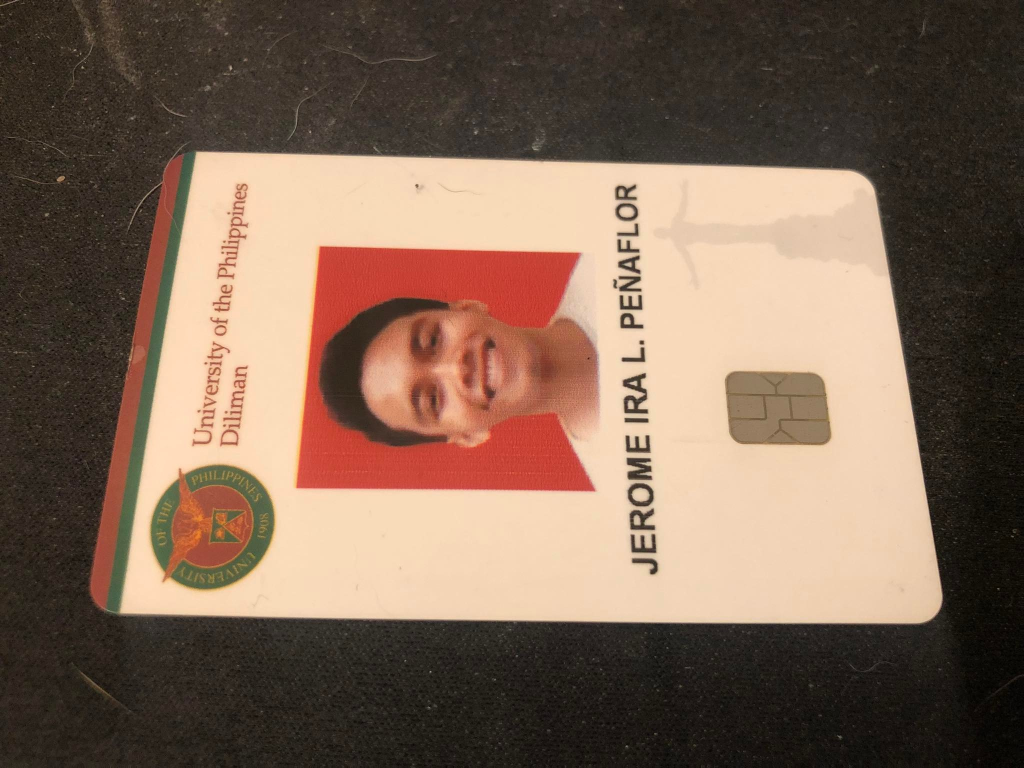
#> input picture test2.png, 2048 x 1536 px (shown at 1/2 size)
$ jupyter execute perspectiveCorrection_201905488.ipynb
#> lines starting #> are read from the running program, lines starting #| are printed output that depends on the picture
**Learning Objective:**
Learn how to apply linear mapping concepts on removing projective distortion

**Problem:**
When an image is taken by the camera, there is an inherent projective distortion. This makes rectangular objects appear distorted. However, this projective distortion can be reversed if we know the 3x3 matrix that maps from projective to affine (frontal no distortion).

Using our knowledge on linear mapping and least squares estimation, develop a program that will remove the projective distortion on a given image. Note that at least 4 pts on the target undistorted image must be known.

[cell 1]
import numpy as np
import cv2

[cell 2]
# function to get the four points of the distorted image clicked (by mouse) by the user
def selectSource(event, x, y, flags, param):
    global src, orig
    if event == cv2.EVENT_LBUTTONDOWN:
        if len(src) < 4:
            cv2.circle(orig , (x, y), 5, (255, 0, 0), -1)
            if len(src) > 0:
                cv2.line(orig, (x, y), (src[-1][0], src[-1][1]), (255, 0, 0), 3)
            src.append([x, y])

        if len(src) == 4:
            cv2.line(orig, (src[-1][0], src[-1][1]), (src[0][0], src[0][1]), (255, 0, 0), 3)

[cell 3]
# function to compute for the homography that maps from projective to affine
def getHomography(src, dst):
    A = []
    for i in range(0, len(src)):
        x, y = src[i][0], src[i][1]
        u, v = dst[i][0], dst[i][1]
        A.append([-x, -y, -1, 0, 0, 0, u * x, u * y, u])
        A.append([0, 0, 0, -x, -y, -1, v * x, v * y, v])
    lastRow = [0, 0, 0, 0, 0, 0, 0, 0, 1]
    A.append(lastRow)
    A = np.asarray(A)
    hvec = np.vstack(lastRow)
    H = np.matmul(np.linalg.inv(A), hvec)
    H = H.reshape(3,3)
    return H

[cell 4]
# function for image mapping (not used)
def projectiveToAffine(height, width, image, homography):

    #empty image
    transformed = np.zeros_like(image)

    for i in range(height):
        for j in range(width):
            k = np.array([i, j, 1])
            dst = np.dot(homography, k)
            dst = dst / dst[-1]
            i_dst, j_dst = round(dst[0]), round(dst[1])
            if 0 <= i_dst < height and 0 <= j_dst < width:
                transformed[i_dst, j_dst] = image[i, j]
    return transformed

**Main.** Change the *'test1.png'* to the filename of the distorted image *(should be on the same folder as this program)* of your choice. The program reads and displays this input image from the user. From there, select the section of the image you want to map to affine by clicking four points **_(clockwise, starting from top left)_** in the image. By clicking the **'r' key**, you can restart the selection of points; by clicking **'esc'** key, you can exit from the displayed window. After you select a section, click the **'t' key** so that the program displays the undistorted version of the image.

[cell 5]
src = []

orig = cv2.imread(r'test2.png')
#> orig is the input picture: shape (1536, 2048, 3); mean B, G, R 85, 101.7, 125.3

if orig.shape[0] > 700 and orig.shape[1] > 700:
    orig = cv2.resize(orig, (0,0), fx = 0.35, fy = 0.35)
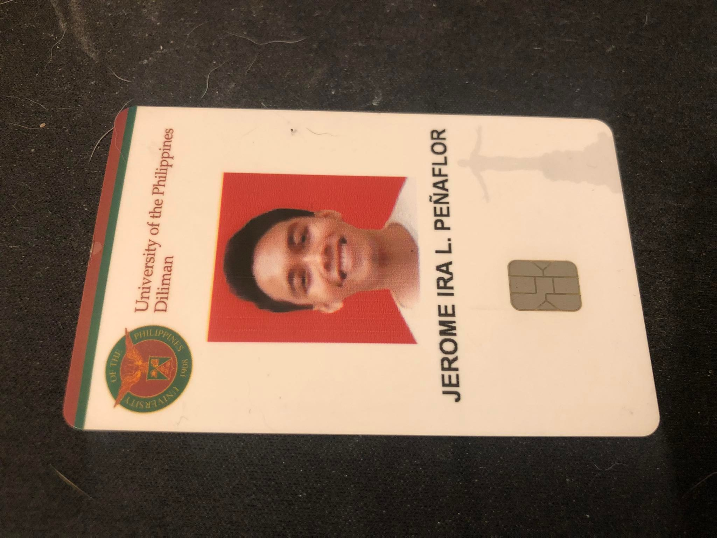
#> orig: shape (538, 717, 3); mean B, G, R 84.8, 101.5, 125.1

clone = orig.copy()
h, w = orig.shape[:2]
#> h = 538; w = 717
dst = [[0,0], [w-1, 0], [w-1, h-1], [0, h-1]]
#> dst = [[0, 0], [716, 0], [716, 537], [0, 537]]

cv2.namedWindow('Original Image')
cv2.setMouseCallback('Original Image', selectSource)

while(1):
    cv2.imshow('Original Image', orig)
    key = cv2.waitKey(1) & 0xFF
#> (key Esc is pressed here)
    if key == ord('t'):
        H = getHomography(src, dst)
        transformed = cv2.warpPerspective(clone, H, (w, h), flags=cv2.INTER_AREA)
        cv2.imshow('Corrected Image', transformed)
        cv2.waitKey(0)
        cv2.destroyAllWindows()
        break
    elif key == ord('r'):    #restart source points
        orig = clone.copy()
        src = []
    elif key == 27:    #press Esc to exit
        break
cv2.destroyAllWindows()


$ run again, with test1.png copied over test2.png
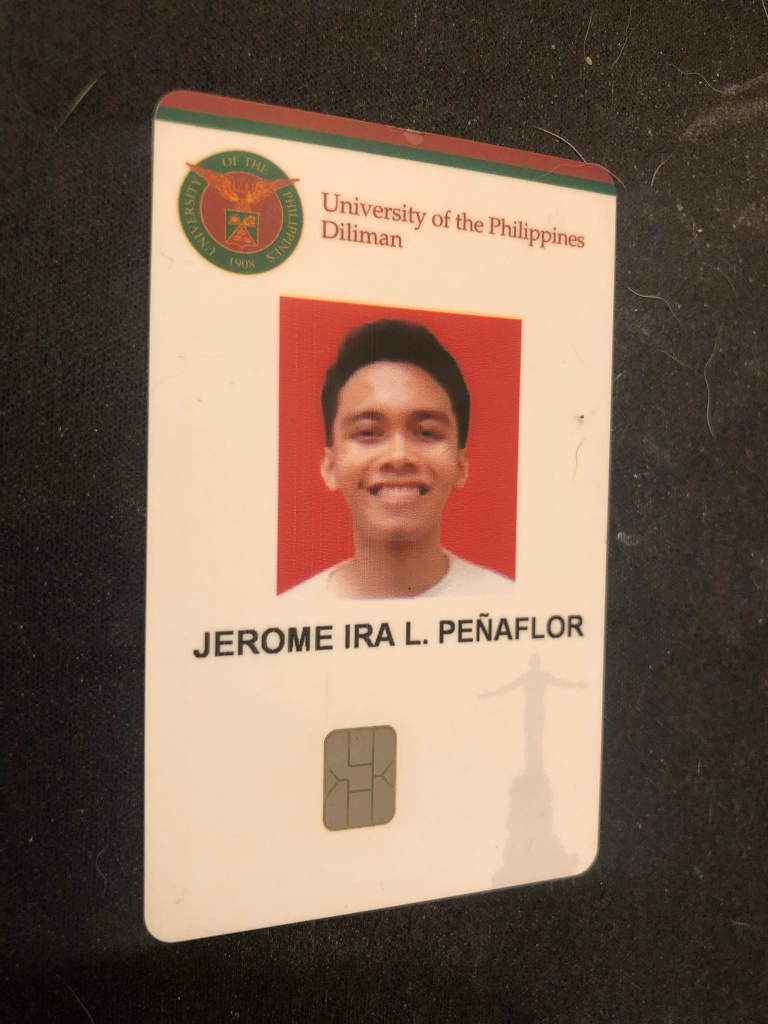
#> input picture test1.png, 1536 x 2048 px (shown at 1/2 size)
#> orig is the input picture: shape (2048, 1536, 3); mean B, G, R 85, 101.7, 125.2
#> `orig = cv2.resize(orig, (0,0), fx = 0.35, fy = 0.35)`:
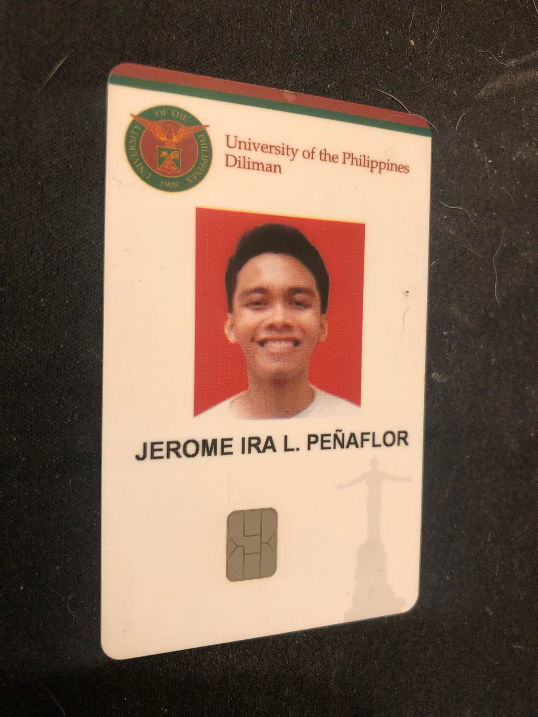
#> orig: shape (717, 538, 3); mean B, G, R 84.8, 101.6, 125.1
